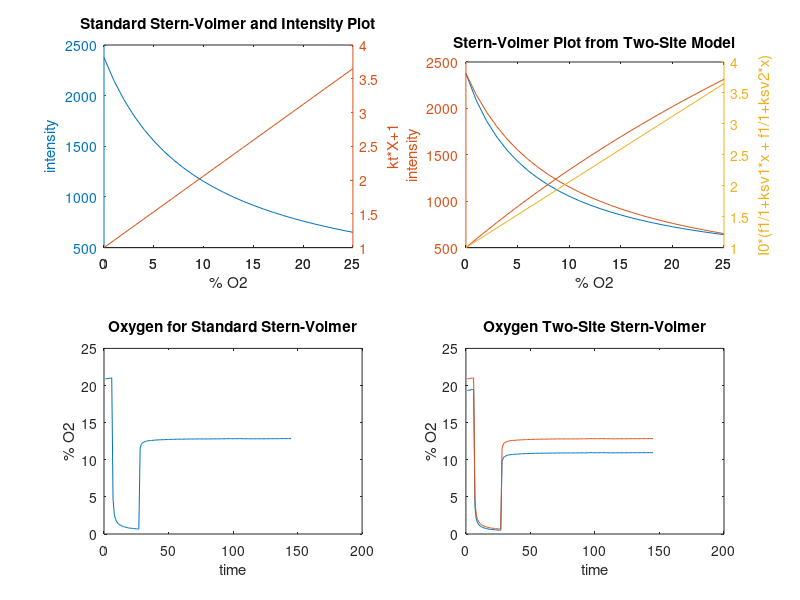

This figure's MATLAB source:
clear
load data.csv % data.csv is a single column of intensity data, with the first 4 elements as the two calibration points and corresponding concentration.

intensity_data=data; % enters loaded data into new matrix

I1 = intensity_data(1); % this defines the calibration data based on the element position.
X1 = intensity_data(2); % in the test-data elements 1 and 2 are the zero percent calibration point.
I2 = intensity_data(3); % elements 3 and 4 are the 21-percent calibration point.
X2 = intensity_data(4);


kt = (I2-I1)/((X1*I1)-(X2*I2)); % calculation for Ktau
I0 = (1+kt*X1)*I1;              % intensity in absence of quencher(0% O2)

x1 = 0:1:25; % makes x values for plot of stern-volmer

stern_volmer_plot = x1*kt+1;
%subplot(2, 2, 2)
%plot(stern_volmer_plot)
%title("Stern-Volmer Plot")

intensity_plot = I0./(1+kt*x1); % plots intensity curve.
subplot (2, 2, 1)
[hAx,hline1,hline2] = plotyy(x1,intensity_plot,x1,stern_volmer_plot);
title('Standard Stern-Volmer and Intensity Plot')
xlabel('% O2')
ylabel(hAx(1),'intensity') % left axis
ylabel(hAx(2),'kt*X+1') % right axis




I = intensity_data(5:length(intensity_data),:);
oxygen_percent = ((I0./I)-1)/kt;
subplot(2, 2, 3)
plot(oxygen_percent)
title('Oxygen for Standard Stern-Volmer')
xlabel('time')
ylabel('% O2')

f1 =   0.9245;
f2 = 1-f1;
ksv1 = 0.1513;
ksv2 = 7.357e-10;

a =(I0^2*f1^2*ksv2^2 + 2*I0^2*f1*f2*ksv1*ksv2 + I0^2*f2^2*ksv1^2 + 2*I0*I*f1*ksv1*ksv2 - 2*I0*I*f1*ksv2^2 - 2*I0*I*f2*ksv1^2 + 2*I0*I*f2*ksv1*ksv2 + I.^2*ksv1^2 - 2*I.^2*ksv1*ksv2 + I.^2*ksv2^2);
b = -I*ksv2 - I*ksv1 + I0*f1*ksv2 + I0*f2*ksv1;
c = (2*I*ksv1*ksv2);
Q = ((a.^(1/2))+b)./c;
subplot(2, 2, 4)
plot(Q)
hold on
plot(oxygen_percent)
hold off

title('Oxygen Two-Site Stern-Volmer')
xlabel('time')
ylabel('% O2')

%%%%%%%%%%%%%%%%%%%%%%%%%%%%%%%%%%%%%%%%%%%%%%%%%%%%%%%%%%
%%%%% Corrected Plots
corrected_SV_plot = 1./(((f1)./(1+ksv1.*x1))+((f2)./(1+ksv2.*x1))); 
corrected_intensity_plot = I0.*(((f1)./(1+ksv1*x1))+((f2)./(1+ksv2*x1)));
subplot(2, 2, 2)
[hBx,hline3,hline4] = plotyy(x1,corrected_intensity_plot,x1,corrected_SV_plot);
title('Stern-Volmer Plot from Two-Site Model')
xlabel('% O2')
ylabel(hBx(1),'intensity') % left axis
ylabel(hBx(2),'I0*(f1/1+ksv1*x + f1/1+ksv2*x)') % right axis
hold on
[hBx,hline3,hline4] = plotyy(x1,intensity_plot,x1,stern_volmer_plot);
%int= I0./(x1.*kt+1);
%figure
%plot(int)

%save percent.csv oxygen_percent % optional line for saving analyzed data to a file
